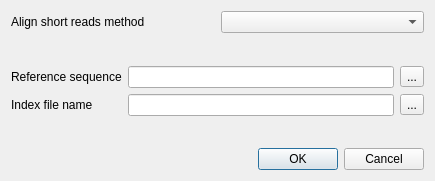
<?xml version="1.0" encoding="UTF-8"?>
<ui version="4.0">
 <class>BuildIndexFromRefDialog</class>
 <widget class="QDialog" name="BuildIndexFromRefDialog">
  <property name="geometry">
   <rect>
    <x>0</x>
    <y>0</y>
    <width>435</width>
    <height>181</height>
   </rect>
  </property>
  <property name="sizePolicy">
   <sizepolicy hsizetype="Minimum" vsizetype="Preferred">
    <horstretch>0</horstretch>
    <verstretch>0</verstretch>
   </sizepolicy>
  </property>
  <property name="windowTitle">
   <string>Build Index</string>
  </property>
  <layout class="QGridLayout" name="gridLayout_2">
   <property name="sizeConstraint">
    <enum>QLayout::SetMinAndMaxSize</enum>
   </property>
   <item row="0" column="0">
    <layout class="QVBoxLayout" name="verticalLayout">
     <property name="sizeConstraint">
      <enum>QLayout::SetMinAndMaxSize</enum>
     </property>
     <item>
      <layout class="QHBoxLayout" name="horizontalLayout_2">
       <property name="sizeConstraint">
        <enum>QLayout::SetMinAndMaxSize</enum>
       </property>
       <item>
        <widget class="QLabel" name="label_3">
         <property name="toolTip">
          <string>Select a method that would be used to align short reads.</string>
         </property>
         <property name="text">
          <string>Align short reads method</string>
         </property>
        </widget>
       </item>
       <item>
        <widget class="QComboBox" name="methodNamesBox">
         <property name="toolTip">
          <string>Select a method that would be used to align short reads.</string>
         </property>
        </widget>
       </item>
      </layout>
     </item>
     <item>
      <spacer name="topSpacer">
       <property name="orientation">
        <enum>Qt::Vertical</enum>
       </property>
       <property name="sizeHint" stdset="0">
        <size>
         <width>20</width>
         <height>1</height>
        </size>
       </property>
      </spacer>
     </item>
     <item>
      <layout class="QGridLayout" name="gridLayout">
       <property name="sizeConstraint">
        <enum>QLayout::SetMinAndMaxSize</enum>
       </property>
       <item row="0" column="0">
        <widget class="QLabel" name="label_2">
         <property name="toolTip">
          <string>Select a DNA sequence that would be used to align short reads to. This parameter is &lt;b&gt;required&lt;/b&gt;.</string>
         </property>
         <property name="text">
          <string>Reference sequence</string>
         </property>
        </widget>
       </item>
       <item row="0" column="1">
        <widget class="QLineEdit" name="refSeqEdit">
         <property name="toolTip">
          <string>Select a DNA sequence that would be used to align short reads to. This parameter is &lt;b&gt;required&lt;/b&gt;.</string>
         </property>
         <property name="readOnly">
          <bool>false</bool>
         </property>
        </widget>
       </item>
       <item row="0" column="2">
        <widget class="QToolButton" name="addRefButton">
         <property name="text">
          <string>...</string>
         </property>
        </widget>
       </item>
       <item row="1" column="0">
        <widget class="QLabel" name="label_4">
         <property name="toolTip">
          <string>Specify the index to build for the reference sequence. This parameter is &lt;b&gt;required&lt;/b&gt;.</string>
         </property>
         <property name="text">
          <string>Index file name</string>
         </property>
        </widget>
       </item>
       <item row="1" column="1">
        <widget class="QLineEdit" name="indexFileNameEdit">
         <property name="toolTip">
          <string>Specify the index to build for the reference sequence. This parameter is &lt;b&gt;required&lt;/b&gt;.</string>
         </property>
         <property name="readOnly">
          <bool>true</bool>
         </property>
        </widget>
       </item>
       <item row="1" column="2">
        <widget class="QToolButton" name="setIndexFileNameButton">
         <property name="text">
          <string>...</string>
         </property>
        </widget>
       </item>
      </layout>
     </item>
     <item>
      <spacer name="bottomSpacer">
       <property name="orientation">
        <enum>Qt::Vertical</enum>
       </property>
       <property name="sizeHint" stdset="0">
        <size>
         <width>409</width>
         <height>0</height>
        </size>
       </property>
      </spacer>
     </item>
    </layout>
   </item>
   <item row="1" column="0">
    <widget class="QDialogButtonBox" name="buttonBox">
     <property name="standardButtons">
      <set>QDialogButtonBox::Cancel|QDialogButtonBox::Ok</set>
     </property>
    </widget>
   </item>
  </layout>
 </widget>
 <resources/>
 <connections>
  <connection>
   <sender>buttonBox</sender>
   <signal>accepted()</signal>
   <receiver>BuildIndexFromRefDialog</receiver>
   <slot>accept()</slot>
   <hints>
    <hint type="sourcelabel">
     <x>217</x>
     <y>172</y>
    </hint>
    <hint type="destinationlabel">
     <x>217</x>
     <y>96</y>
    </hint>
   </hints>
  </connection>
  <connection>
   <sender>buttonBox</sender>
   <signal>rejected()</signal>
   <receiver>BuildIndexFromRefDialog</receiver>
   <slot>reject()</slot>
   <hints>
    <hint type="sourcelabel">
     <x>217</x>
     <y>172</y>
    </hint>
    <hint type="destinationlabel">
     <x>217</x>
     <y>96</y>
    </hint>
   </hints>
  </connection>
 </connections>
</ui>
